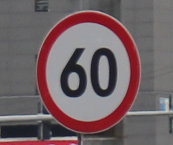
#> input picture traffic_Data/DATA/mix/005_1_0004.png, 173 x 145 px, found by its file name; its folder holds only this picture in this run
$ python main2.py
#> lines starting #> are read from the running program, lines starting #| are printed output that depends on the picture; after the words box and inside, x2 and y2 are one past the last pixel; in counts of white or black regions, pixels touching at a corner belong together
import cv2
import numpy as np
import os
import shutil
import matplotlib.pyplot as plt

def clean_output_folder(output_folder):
    """Önceki sınıflandırma çıktılarını temizler"""
    if os.path.exists(output_folder):
        shutil.rmtree(output_folder)
    os.makedirs(output_folder)

def classify_traffic_symbols(input_folder, output_folder):
    # Çıktı klasörünü temizle
#> called with input_folder = 'traffic_Data\\DATA\\mix', output_folder = 'classified_symbols'
    clean_output_folder(output_folder)

    # Şekil klasörlerini oluştur
    shapes = ['triangle', 'circle', 'rectangle', 'octagon']
    for shape in shapes:
        os.makedirs(os.path.join(output_folder, shape), exist_ok=True)

    # Tüm resimleri işle
    for filename in os.listdir(input_folder):
        # Yalnızca resim dosyalarını işle
        if not filename.lower().endswith(('.png', '.jpg', '.jpeg', '.bmp', '.gif')):
            continue

        # Resmi oku
        image_path = os.path.join(input_folder, filename)
        image = cv2.imread(image_path)
#> image is the input picture: shape (145, 173, 3); mean B, G, R 101.2, 97.9, 113.3

        # Resim okunamazsa atla
        if image is None:
            print(f"Resim okunamadı: {filename}")
            continue

        # Görüntüyü ön işleme
        # Gri tonlamaya çevir
        gray = cv2.cvtColor(image, cv2.COLOR_BGR2GRAY)
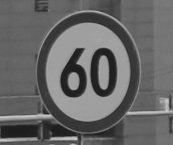
#> gray: shape (145, 173); min 26, max 203, mean 102.9

        # Bulanıklaştırma (Gürültüyü azaltmak için)
        blurred = cv2.GaussianBlur(gray, (5, 5), 0)
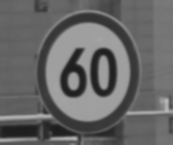
#> blurred: shape (145, 173); min 29, max 187, mean 102.9

        # Eşikleme (Threshold)
        # Otomatik eşikleme (Adaptive Thresholding)
        thresh = cv2.adaptiveThreshold(
            blurred,
            255,
            cv2.ADAPTIVE_THRESH_GAUSSIAN_C,
            cv2.THRESH_BINARY_INV,
            11,
            2
        )
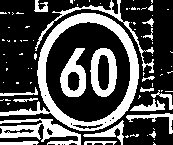
#> thresh: shape (145, 173); 31.1% white; 81 white regions (61 under 20 px), largest, box (x1, y1, x2, y2) and area: (0, 13, 139, 131) 2986, (0, 118, 81, 145) 1031, (90, 48, 117, 97) 739

        # Kenarları tespit et
        edges = cv2.Canny(thresh, 50, 200)
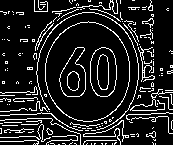
#> edges: shape (145, 173); 13.5% white in thin lines or dots

        # Konturları bul
        contours, _ = cv2.findContours(edges, cv2.RETR_EXTERNAL, cv2.CHAIN_APPROX_SIMPLE)
#> contours = 165 contours, 160 with area under 20; largest, box (x1, y1, x2, y2) and area: (45, 21, 130, 122) 6627, (36, 12, 139, 130) 34, (138, 46, 155, 82) 24, (46, 128, 53, 135) 22, (83, 120, 129, 145) 20

        # En büyük kontur (ana şekil) için alan kontrolü
        main_contour = max(contours, key=cv2.contourArea)
#> main_contour = contour of 139 points, box (x1, y1, x2, y2) (45, 21, 130, 122), area 6627

        # Konturun yaklaşık şeklini hesapla
        perimeter = cv2.arcLength(main_contour, True)
#> perimeter = 307.1
        approx = cv2.approxPolyDP(main_contour, 0.04 * perimeter, True)
#> approx = [[88, 21], [45, 63], [52, 100], [83, 121], [115, 110], [129, 81], [118, 36]]

        # Şekli belirle
        if len(approx) == 3:
            shape = 'triangle'
        elif len(approx) == 4:
            # Kare mi, dikdörtgen mi kontrolü
            x, y, w, h = cv2.boundingRect(approx)
            aspect_ratio = float(w) / h
            shape = 'rectangle' if 0.9 <= aspect_ratio <= 1.1 else 'rectangle'
        elif len(approx) == 8:
            shape = 'octagon'
        else:
            shape = 'circle'

        # Resmi ilgili klasöre kopyala
        output_path = os.path.join(output_folder, shape, filename)
        shutil.copy(image_path, output_path)

        # Görselleştirme (opsiyonel)
        plt.figure(figsize=(15,5))

        plt.subplot(151)
        plt.title('Orijinal')
        plt.imshow(cv2.cvtColor(image, cv2.COLOR_BGR2RGB))

        plt.subplot(152)
        plt.title('Gri')
        plt.imshow(gray, cmap='gray')

        plt.subplot(153)
        plt.title('Bulanık')
        plt.imshow(blurred, cmap='gray')

        plt.subplot(154)
        plt.title('Eşikleme')
        plt.imshow(thresh, cmap='gray')

        plt.subplot(155)
        plt.title('Kenarlar')
        plt.imshow(edges, cmap='gray')

        plt.suptitle(f'Şekil: {shape}')
        plt.tight_layout()
        plt.show()
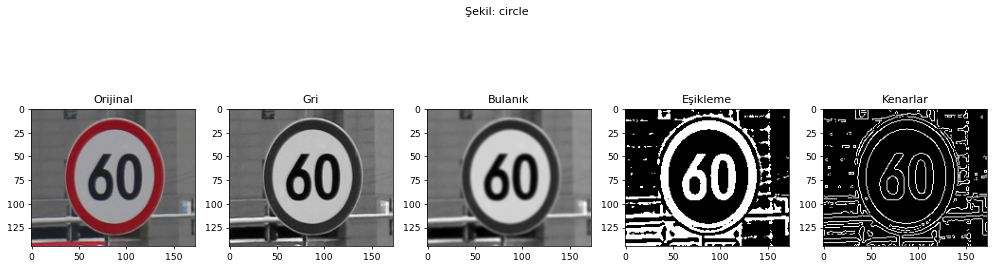
#> figure drawn by matplotlib, 5 panels

    print("Sınıflandırma tamamlandı!")

# Kullanım örneği
input_folder = 'traffic_Data\DATA\mix'  # Giriş klasörü
output_folder = 'classified_symbols'  # Çıkış klasörü

classify_traffic_symbols(input_folder, output_folder)

$ run again, on traffic_Data/DATA/mix/038_1_0006.png
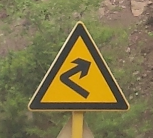
#> input picture traffic_Data/DATA/mix/038_1_0006.png, 153 x 138 px, found by its file name
#> in classify_traffic_symbols, image is the input picture: shape (138, 153, 3); mean B, G, R 75.7, 117.3, 127.7
#> in classify_traffic_symbols, `thresh = cv2.adaptiveThreshold( blurred, 255, cv2.ADAPTIVE_THRESH_GAUS..`:
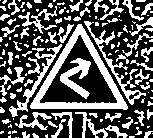
#> thresh: shape (138, 153); 37% white; 143 white regions (83 under 20 px), largest, box (x1, y1, x2, y2) and area: (30, 24, 128, 110) 1787, (9, 44, 62, 117) 621, (84, 21, 146, 105) 607
#> in classify_traffic_symbols, `edges = cv2.Canny(thresh, 50, 200)`:
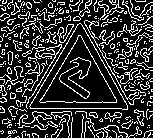
#> edges: shape (138, 153); 21.4% white in thin lines or dots
#> contours = 266 contours, 253 with area under 20; largest, box (x1, y1, x2, y2) and area: (29, 23, 128, 110) 4391, (17, 111, 52, 128) 91, (26, 44, 62, 109) 79, (84, 20, 139, 100) 62, (57, 24, 74, 43) 38
#> main_contour = contour of 148 points, box (x1, y1, x2, y2) (29, 23, 128, 110), area 4391
#> perimeter = 310.6
#> approx = [[77, 24], [30, 108], [127, 109]]

$ run again, on traffic_Data/DATA/mix/005_1_0006.png
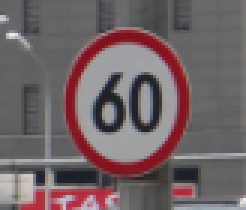
#> input picture traffic_Data/DATA/mix/005_1_0006.png, 82 x 70 px, found by its file name (shown 3 times larger)
#> in classify_traffic_symbols, image is the input picture: shape (70, 82, 3); mean B, G, R 102.2, 99, 113
#> in classify_traffic_symbols, `thresh = cv2.adaptiveThreshold( blurred, 255, cv2.ADAPTIVE_THRESH_GAUS..`:
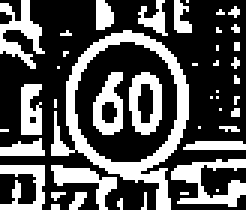
#> thresh: shape (70, 82) (shown 3 times larger); 34.1% white; 44 white regions (30 under 20 px), largest, box (x1, y1, x2, y2) and area: (17, 10, 63, 70) 604, (57, 53, 82, 69) 184, (0, 0, 15, 23) 151
#> in classify_traffic_symbols, `edges = cv2.Canny(thresh, 50, 200)`:
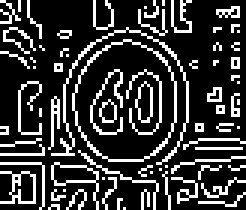
#> edges: shape (70, 82) (shown 3 times larger); 21.5% white in thin lines or dots
#> contours = 70 contours, 67 with area under 20; largest, box (x1, y1, x2, y2) and area: (24, 13, 59, 54) 1080, (17, 54, 33, 70) 74, (0, 57, 12, 68) 64
#> main_contour = contour of 58 points, box (x1, y1, x2, y2) (24, 13, 59, 54), area 1080
#> perimeter = 124
#> approx = [[41, 13], [29, 20], [24, 36], [32, 51], [47, 53], [57, 43], [58, 27]]

$ run again, on traffic_Data/DATA/mix/038_1_0001.png
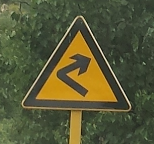
#> input picture traffic_Data/DATA/mix/038_1_0001.png, 154 x 144 px, found by its file name
#> in classify_traffic_symbols, image is the input picture: shape (144, 154, 3); mean B, G, R 55.1, 87.4, 86.1
#> in classify_traffic_symbols, `thresh = cv2.adaptiveThreshold( blurred, 255, cv2.ADAPTIVE_THRESH_GAUS..`:
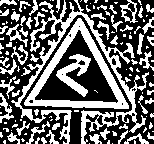
#> thresh: shape (144, 154); 40.6% white; 130 white regions (74 under 20 px), largest, box (x1, y1, x2, y2) and area: (11, 0, 149, 144) 2967, (24, 18, 129, 109) 2002, (56, 54, 91, 97) 577
#> in classify_traffic_symbols, `edges = cv2.Canny(thresh, 50, 200)`:
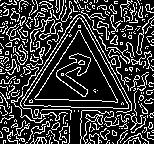
#> edges: shape (144, 154); 22.6% white in thin lines or dots
#> contours = 293 contours, 282 with area under 20; largest, box (x1, y1, x2, y2) and area: (34, 30, 118, 103) 2948, (83, 114, 103, 144) 91, (136, 16, 154, 55) 84, (20, 14, 132, 121) 48, (110, 35, 118, 45) 40
#> main_contour = contour of 121 points, box (x1, y1, x2, y2) (34, 30, 118, 103), area 2948
#> perimeter = 260.2
#> approx = [[34, 98], [117, 102], [80, 30]]
